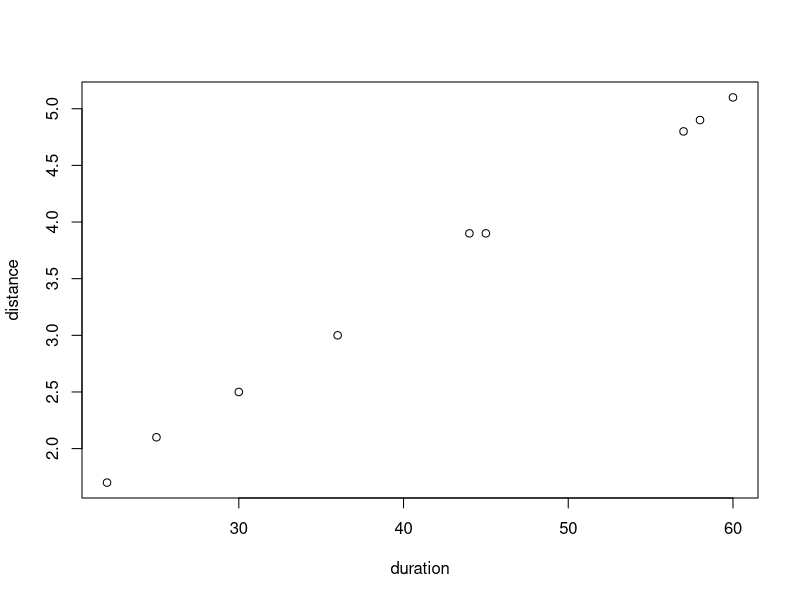
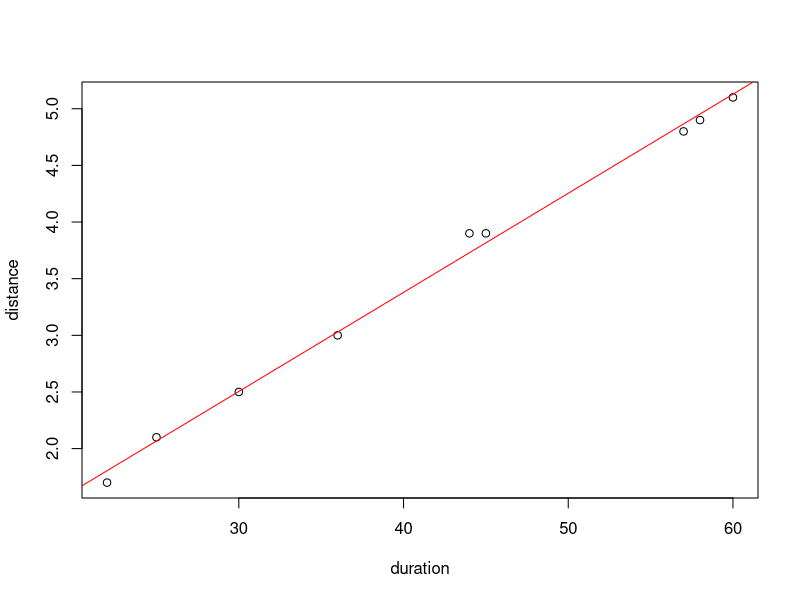
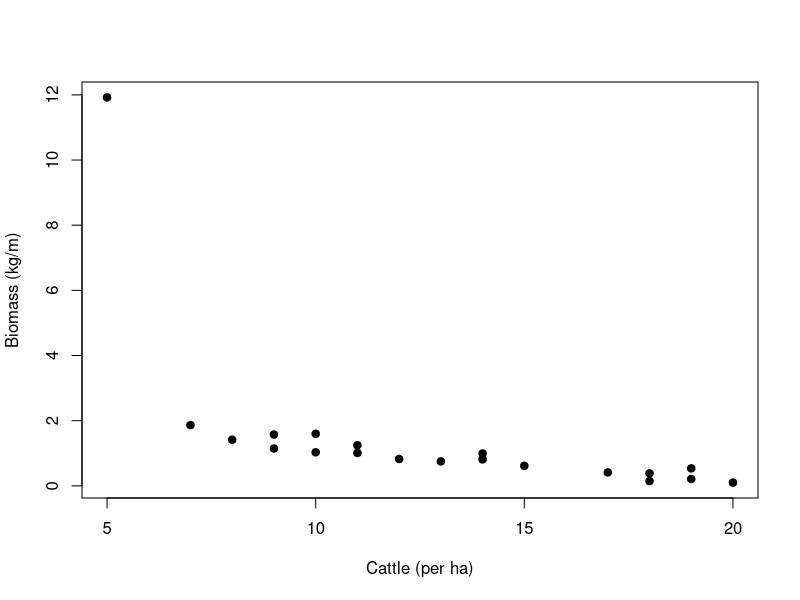

The R script that drew these images, in order:
## ---- chunk 1
knitr::opts_chunk$set(echo = TRUE)
## ---- chunk 2

duration <- c(30,60,45,44,36,58,57,22,25)
distance <- c(2.5,5.1,3.9,3.9,3,4.9,4.8,1.7,2.1)

plot(duration,distance)
## ---- chunk 3
m1 <- lm(distance~duration) ## linear model with response ~ predictor
summary(m1) ## see output of model
## ---- chunk 4
plot(duration,distance)
abline(m1, col="red") ## adds line from model
## ---- chunk 5
##load data
response <- c(1,0,0,0,1,0,0,1,0,0,0,0,0,0,1,0,0,0,1,0,1,0,0,0,1,0,0,1,0,0,1,0,0,0,1,0,0,0,1,0,1,0,0,0,1,0,0,1,1,1,1,1,0,0,1,0,1,1,1,0,1,0,0,0,1,0,1,1,1,1,1,1,1,1,1,0,1,1,1,1)
predictor <- c(rep("control",20),rep("drug1",20),rep("drug2",20),rep("drug3",20))
drug.trial <- data.frame(predictor,response)
## ---- chunk 6
m2<- glm(response~predictor, data=drug.trial, family="binomial") ##glm for drugs potential to curse

summary(m2) ##output of model
## ---- chunk 7

anova(m2, test="Chisq") ## chisq test on predictor from model
## ---- chunk 8
#install.packages("lsmeans")
## ---- chunk 9
library(lsmeans)
## ---- chunk 10
lsmeans(m2, pairwise~predictor, adjust="tukey") ##conduct pairwise comparisons on predictor
## ---- chunk 11
bird.data <- data.frame(species.rich =c(rpois(50,5),rpois(50,3),rpois(50,3.1)),habitat = c(rep("forest",50),rep("urban.parks",50),rep("city",50))) ## load data
## ---- chunk 12
## Make up some data
grazing <- data.frame(cattle=c(20,18,19,18,17,19,15,13,14,12,14,11,10,9,11,8,9,10,7,5),biomass=sort(exp(rnorm(20))), year=rep(c(2014,2015,2016,2017),5))

head(grazing)

plot(grazing$cattle, grazing$biomass, ylab="Biomass (kg/m)", xlab="Cattle (per ha)", pch=19)

## ---- chunk 13
library(lme4)

m1 <- lmer(biomass ~ cattle + (1|year), data=grazing)
summary(m1)
## ---- chunk 14

m1 <- lmer(biomass ~ cattle + (1|year), data=grazing)
m0 <- lmer(biomass ~ 1 + (1|year), data=grazing)

anova(m1,m0, test="Chisq")

## ---- chunk 15
library(lmerTest)

m1 <- lmer(biomass ~ cattle + (1|year), data=grazing)
anova(m1)
